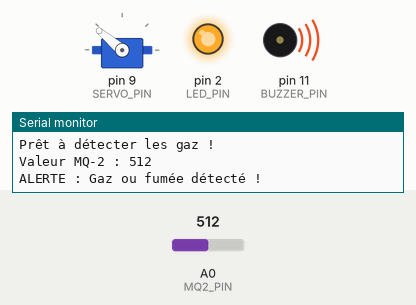
Bench run of a sketch on a simulated Arduino Uno, built with avr-gcc and run on an emulated ATmega328P. Parts: servo, output pins drawn as LEDs (lit = HIGH), buzzer (waves = sounding), the last lines printed to the serial monitor. Inputs (shaded band) come from the test bench; at power-on: A0 (MQ2_PIN) = 512.

Above: at 3.2 s.
3.3 s: A0 (MQ2_PIN) set to 57
7.7 s: A0 (MQ2_PIN) set to 46
At 9.2 s:
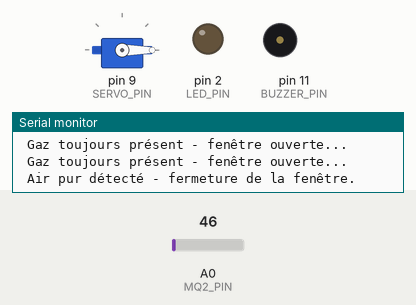
9.5 s: A0 (MQ2_PIN) set to 122
At 10.5 s:
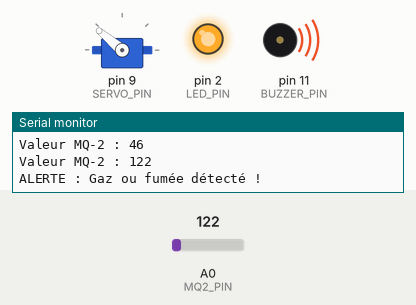
11.1 s: A0 (MQ2_PIN) set to 40
At 14.7 s:
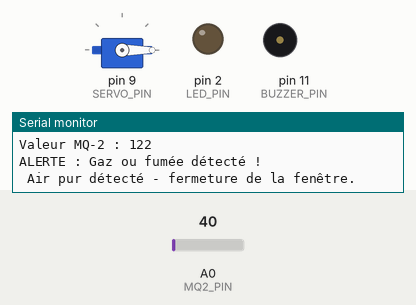
Timing chart, 0 to 16.1 s (numbered marks = the images above; inputs shaded):
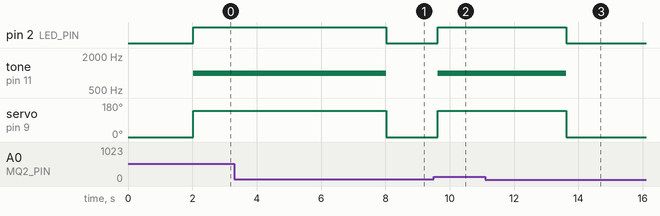

Measured:
- the behaviour switches between 51 and 50 on A0 (MQ2_PIN) (found by bisection; images 0 and 1)
- after the input at 7.7 s, pin 2 (LED_PIN): HIGH → LOW after 0.32 s; tone on pin 11 (BUZZER_PIN): 1000 Hz → silent after 0.32 s; servo on pin 9 (SERVO_PIN): 140° → 0° after 0.32 s
- after the input at 9.5 s, pin 2 (LED_PIN): LOW → HIGH after 0.12 s; tone on pin 11 (BUZZER_PIN): silent → 1000 Hz after 0.12 s; servo on pin 9 (SERVO_PIN): 0° → 140° after 0.12 s
- after the input at 11.1 s, pin 2 (LED_PIN): HIGH → LOW after 2.5 s; tone on pin 11 (BUZZER_PIN): 1000 Hz → silent after 2.5 s; servo on pin 9 (SERVO_PIN): 140° → 0° after 2.5 s

The sketch:

safeAir_system.ino
```cpp
#include <Servo.h>

#define MQ2_PIN A0       // Entrée analogique du capteur MQ-2
#define LED_PIN 2        // LED d'alerte visuelle
#define BUZZER_PIN 11    // Buzzer actif
#define SERVO_PIN 9      // Servo moteur (fenêtre)
#define THRESHOLD 50    // Seuil de détection du gaz (à calibrer)

Servo windowServo;       // Création de l’objet servo

void setup() {
  Serial.begin(9600);

  pinMode(MQ2_PIN, INPUT);
  pinMode(LED_PIN, OUTPUT);
  pinMode(BUZZER_PIN, OUTPUT);

  windowServo.attach(SERVO_PIN);
  windowServo.write(0); // Fenêtre fermée au démarrage

  Serial.println("Initialisation du capteur MQ-2...");
  delay(2000); // Chauffe initiale du capteur
  Serial.println("Prêt à détecter les gaz !");
}

void loop() {
  int sensorValue = analogRead(MQ2_PIN); // Lecture de la valeur analogique
  Serial.print("Valeur MQ-2 : ");
  Serial.println(sensorValue);

  if (sensorValue > THRESHOLD) {
    Serial.println("ALERTE : Gaz ou fumée détecté !");

    // Alarme sonore et visuelle
    digitalWrite(LED_PIN, HIGH);
    tone(BUZZER_PIN, 1000); // Buzzer actif (1 kHz)

    // Ouverture de la fenêtre (servo)
    windowServo.write(140); // Angle d'ouverture (adapter selon ton montage)
    delay(4000);            // Maintien ouvert 4 secondes

    //  Maintenir la fenêtre ouverte tant que le gaz est détecté
    while (analogRead(MQ2_PIN) > THRESHOLD) {
      Serial.println(" Gaz toujours présent - fenêtre ouverte...");
      delay(1000);
    }

    //  Air pur -> arrêt alarme + fermeture fenêtre
    Serial.println(" Air pur détecté - fermeture de la fenêtre.");
    noTone(BUZZER_PIN);
    digitalWrite(LED_PIN, LOW);
    windowServo.write(0);   // Fenêtre refermée
    delay(1000);

  } else {
    // Tout va bien
    digitalWrite(LED_PIN, LOW);
    noTone(BUZZER_PIN);
  }

  delay(200); // Nouvelle mesure toutes les 200 ms
}
```
